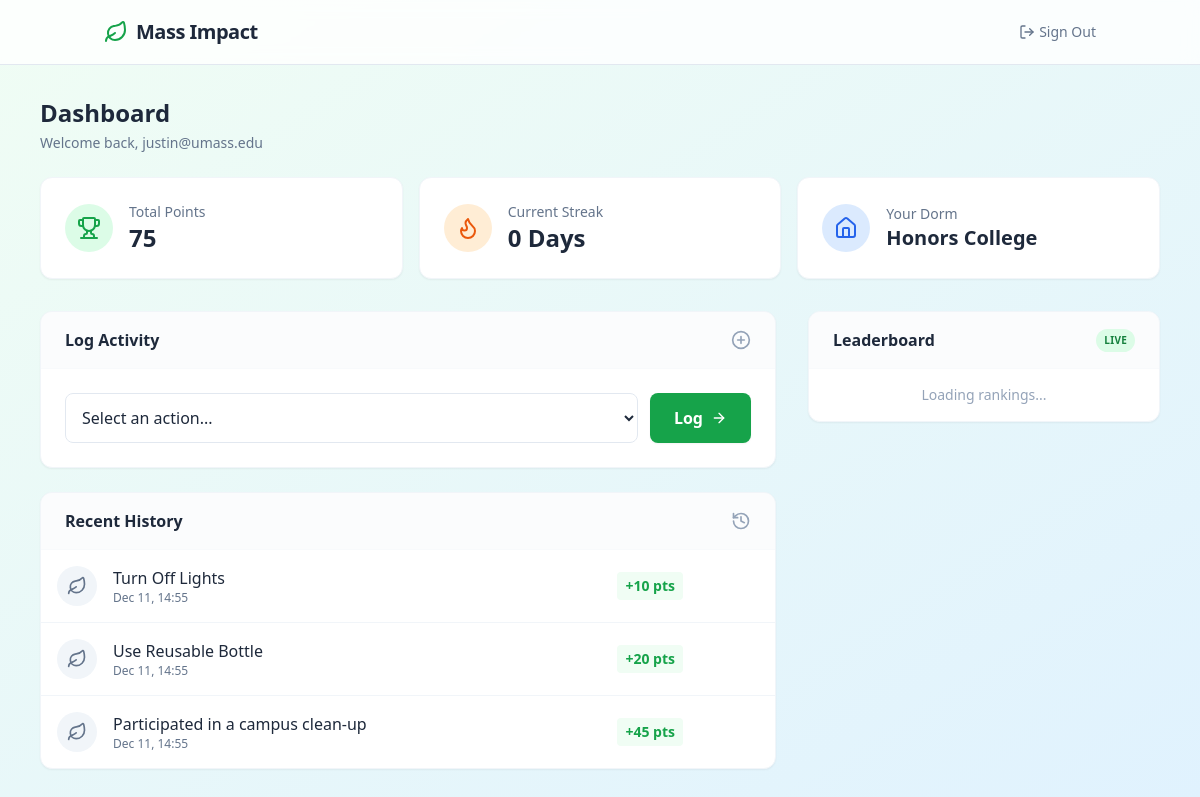
The page /dashboard (signed in) on the database its author committed.
### app/models.py (models this page shows)
class User(SQLModel, table=True):
    id: Optional[int] = Field(default=None, primary_key=True)
    email: str = Field(unique=True, index=True)
    password_hash: str
    dorm_id: Optional[int] = Field(default=None, foreign_key="dorm.id")
    total_points: int = Field(default=0)
    current_streak: int = Field(default=0)
    last_action_date: Optional[datetime] = None
    dorm: Optional[Dorm] = Relationship(back_populates="users")
    actions: List["Action"] = Relationship(back_populates="user")

class Dorm(SQLModel, table=True):
    id: Optional[int] = Field(default=None, primary_key=True)
    name: str = Field(index=True, unique=True)
    total_points: int = Field(default=0, index=True)
    users: List["User"] = Relationship(back_populates="dorm")

class Action(SQLModel, table=True):
    id: Optional[int] = Field(default=None, primary_key=True)
    user_id: int = Field(foreign_key="user.id")
    action_type_id: int = Field(foreign_key="actiontype.id")
    points_earned: int
    carbon_saved_kg: float
    logged_at: datetime = Field(default_factory=datetime.now)
    user: Optional[User] = Relationship(back_populates="actions")
    action_type: Optional[ActionType] = Relationship(back_populates="actions")

class ActionType(SQLModel, table=True):
    id: Optional[int] = Field(default=None, primary_key=True)
    name: str = Field(unique=True)
    description: str
    base_points: int
    carbon_impact_kg: float
    actions: List["Action"] = Relationship(back_populates="action_type")

### app/main.py (the view)
@app.get("/dashboard")
async def dashboard(
    request: Request,
    user = Depends(get_current_user),
    session: Session = Depends(get_session)
):
    action_types = session.exec(select(ActionType)).all()
    recent_actions = session.exec(select(Action).where(Action.user_id == user.id).order_by(Action.logged_at.desc())).all()
    dorms = session.exec(select(Dorm).order_by(Dorm.total_points.desc())).all()
    return templates.TemplateResponse("dashboard.html", {
        "request": request,
        "user": user,
        "action_types": action_types,
        "actions": recent_actions,
        "dorms": dorms
    })

### templates/dashboard.html (shortened to what this page needs)
{% extends "base.html" %}
{% block content %}
<div class="container mx-auto px-4 py-8 max-w-6xl">
    <div class="mb-8">
        <h1 class="text-2xl font-bold text-slate-800 mb-1">Dashboard</h1>
        <p class="text-slate-500 text-sm mb-6">Welcome back, {{ user.email }}</p>
        <div class="grid grid-cols-1 md:grid-cols-3 gap-4">
            <div class="bg-white p-6 rounded-xl shadow-sm border border-slate-100 flex items-center gap-4 hover:shadow-md transition-shadow">
                <div class="p-3 bg-green-100 text-green-600 rounded-full">
                    <i data-lucide="trophy" class="h-6 w-6"></i>
                </div>
                <div>
                    <p class="text-sm font-medium text-slate-500">Total Points</p>
                    <p class="text-2xl font-bold text-slate-800">{{ user.total_points }}</p>
                </div>
            </div>
            <div class="bg-white p-6 rounded-xl shadow-sm border border-slate-100 flex items-center gap-4 hover:shadow-md transition-shadow">
                <div class="p-3 bg-orange-100 text-orange-600 rounded-full">
                    <i data-lucide="flame" class="h-6 w-6"></i>
                </div>
                <div>
                    <p class="text-sm font-medium text-slate-500">Current Streak</p>
                    <p class="text-2xl font-bold text-slate-800">{{ user.current_streak }} Days</p>
                </div>
            </div>
             <div class="bg-white p-6 rounded-xl shadow-sm border border-slate-100 flex items-center gap-4 hover:shadow-md transition-shadow">
                <div class="p-3 bg-blue-100 text-blue-600 rounded-full">
                    <i data-lucide="home" class="h-6 w-6"></i>
                </div>
                <div>
                    <p class="text-sm font-medium text-slate-500">Your Dorm</p>
                    <p class="text-xl font-bold text-slate-800">{{ user.dorm.name }}</p>
                </div>
            </div>
        </div>
    </div>
    <div class="grid grid-cols-1 lg:grid-cols-3 gap-8">
        <div class="lg:col-span-2 space-y-6">
            <div class="bg-white rounded-xl shadow-sm border border-slate-100 overflow-hidden">
                <div class="px-6 py-4 border-b border-slate-50 bg-slate-50/50 flex items-center justify-between">
                    <h3 class="font-semibold text-slate-800">Log Activity</h3>
                    <i data-lucide="plus-circle" class="h-5 w-5 text-slate-400"></i>
                </div>
                <div class="p-6">
                    <form hx-post="/fragments/actions/log" hx-target="#action-list" hx-swap="afterbegin" hx-on::after-request="this.reset()">
                        <div class="flex gap-3">
                            <select name="action_type_id" class="flex-1 p-3 bg-white border border-slate-200 rounded-lg focus:ring-2 focus:ring-primary/50 outline-none">
                                <option value="" disabled selected>Select an action...</option>
                            </select>
                            <button type="submit" class="bg-primary hover:bg-green-700 text-white px-6 py-3 rounded-lg font-bold shadow-sm transition-all flex items-center gap-2">
                                Log <i data-lucide="arrow-right" class="h-4 w-4"></i>
                            </button>
                        </div>
                    </form>
                </div>
            </div>
            <div class="bg-white rounded-xl shadow-sm border border-slate-100 overflow-hidden">
                 <div class="px-6 py-4 border-b border-slate-50 bg-slate-50/50 flex items-center justify-between">
                    <h3 class="font-semibold text-slate-800">Recent History</h3>
                    <i data-lucide="history" class="h-5 w-5 text-slate-400"></i>
                </div>
                <div id="action-list" class="divide-y divide-slate-100">
                    {% for action in actions %}
                        {% include 'fragments/action_row.html' %}
                    {% endfor %}
                </div>
            </div>
        </div>
        <div class="lg:col-span-1">
            <div class="bg-white rounded-xl shadow-sm border border-slate-100 overflow-hidden sticky top-24">
                <div class="px-6 py-4 border-b border-slate-50 bg-slate-50/50 flex items-center justify-between">
                    <h3 class="font-semibold text-slate-800">Leaderboard</h3>
                    <span class="text-[10px] font-bold bg-green-100 text-green-700 px-2 py-1 rounded-full uppercase tracking-wide">Live</span>
                </div>
                <div hx-get="/fragments/leaderboard" hx-trigger="load, every 30s" hx-swap="innerHTML">
                    <div class="p-4 text-center text-slate-400 text-sm">Loading rankings...</div>
                </div>
            </div>
        </div>
    </div>
</div>
{% endblock %}

### templates/fragments/action_row.html (shortened to what this page needs)
{% if edit_mode %}
    <div class="p-4 bg-amber-50 flex items-center gap-4 animate-in fade-in" id="action-{{ action.id }}">
        <div class="flex-grow">
            <p class="text-xs font-bold text-amber-700 uppercase mb-1">Edit Points</p>
            <form hx-put="/fragments/actions/{{ action.id }}" hx-target="#action-{{ action.id }}" hx-swap="outerHTML" class="flex gap-2">
                <input type="number" name="points_earned" value="{{ action.points_earned }}"
                    class="w-24 px-2 py-1 text-sm border border-amber-300 rounded focus:outline-none focus:ring-1 focus:ring-amber-500">
                <button type="submit" class="bg-amber-600 text-white px-3 py-1 rounded text-sm font-medium hover:bg-amber-700">Save</button>
                <button hx-get="/fragments/actions/{{ action.id }}/edit" hx-target="#action-{{ action.id }}" hx-swap="outerHTML"
                    type="button" class="text-amber-700 text-sm hover:underline px-2">Cancel</button>
            </form>
        </div>
    </div>
{% else %}
    <div class="p-4 hover:bg-slate-50 transition-colors flex items-center justify-between group" id="action-{{ action.id }}">
        <div class="flex items-center gap-4">
            <div class="h-10 w-10 rounded-full bg-slate-100 flex items-center justify-center text-slate-500">
                <i data-lucide="leaf" class="h-5 w-5"></i>
            </div>
            <div>
                <p class="font-medium text-slate-800">{{ action.action_type.name }}</p>
                <p class="text-xs text-slate-500">{{ action.logged_at.strftime('%b %d, %H:%M') }}</p>
            </div>
        </div>
        <div class="flex items-center gap-4">
            <span class="font-bold text-primary bg-green-50 px-2 py-1 rounded text-sm">+{{ action.points_earned }} pts</span>
        </div>
    </div>
{% endif %}

### rows shown on the page
User: email "justin@umass.edu", total_points "75", current_streak "0"
Dorm: dorm.name "Honors College"
Action: action_type.name "Turn Off Lights", logged_at "Dec 11, 14:55", points_earned "10"
Action: action_type.name "Use Reusable Bottle", logged_at "Dec 11, 14:55", points_earned "20"
Action: action_type.name "Participated in a campus clean-up", logged_at "Dec 11, 14:55", points_earned "45"
